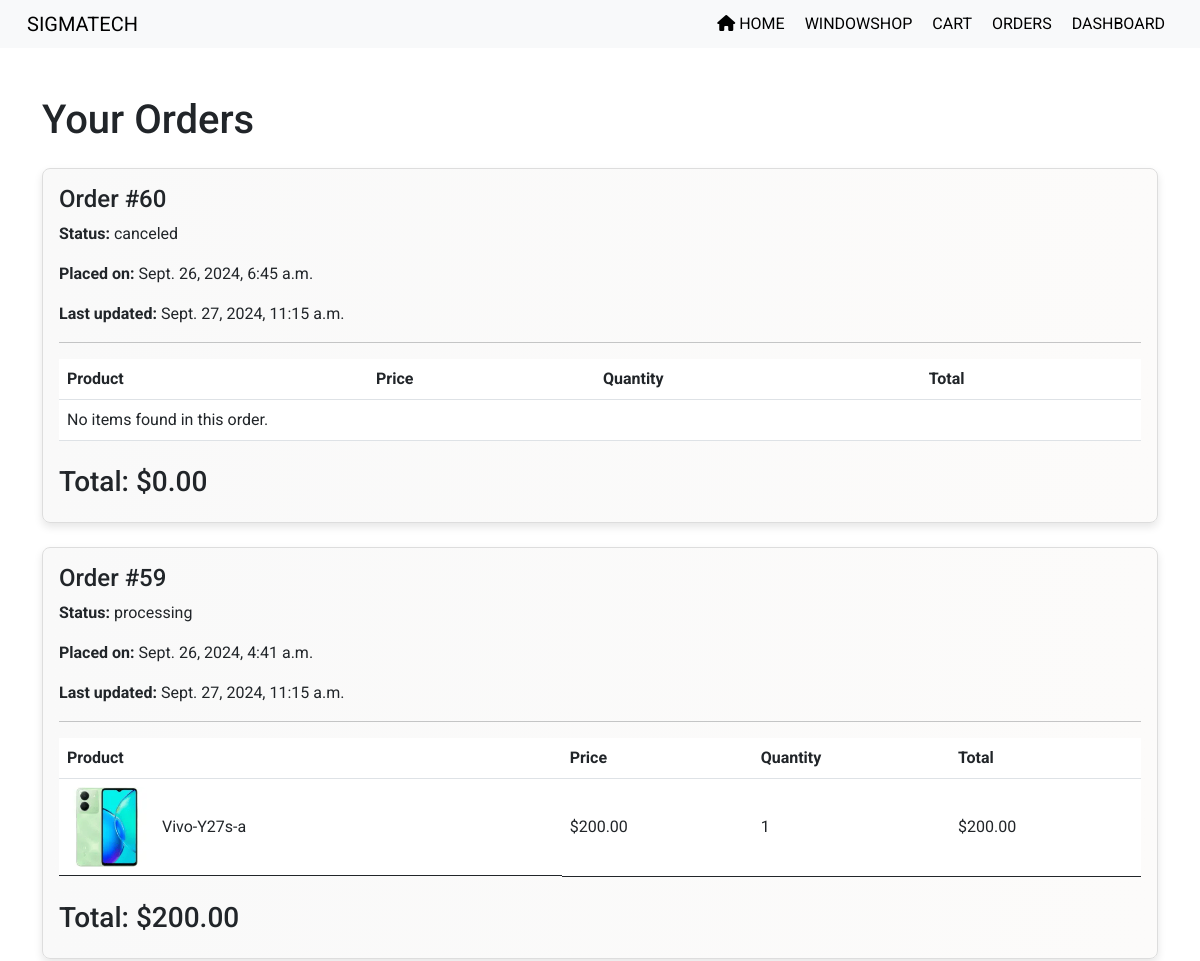
Before: /order/order/ (signed in, upper part) with the older database file.
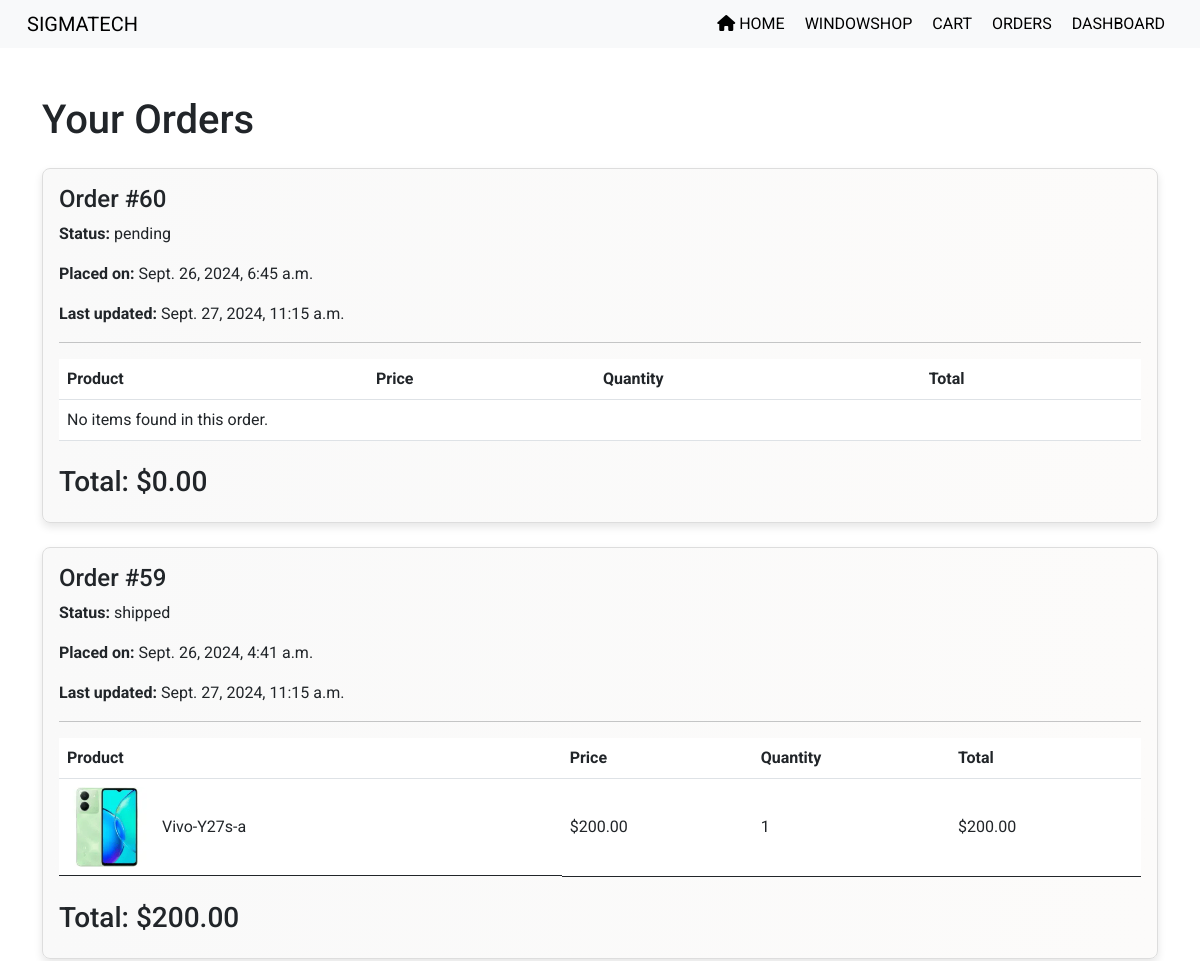
After: the same page with the newer database file.
### order/models.py (models this page shows, shortened)
class Order(models.Model):
    STATUS_CHOICES = [
        ('pending', 'Pending'),
        ('processing', 'Processing'),
        ('shipped', 'Shipped'),
        ('delivered', 'Delivered'),
        ('canceled', 'Canceled'),
    ]
    user = models.ForeignKey(settings.AUTH_USER_MODEL, on_delete=models.CASCADE)
    cart = models.OneToOneField(Cart, on_delete=models.CASCADE)
    status = models.CharField(max_length=20, choices=STATUS_CHOICES, default='pending')
    created_at = models.DateTimeField(auto_now_add=True)
    updated_at = models.DateTimeField(auto_now=True)

### order/views.py (the view)
# urls.py: path('order/', order_list, name='order'),
@login_required(login_url='user:signin')
def order_list(request):
    cart = Cart.objects.filter(user=request.user, active=True).first()
    if not cart:
        cart = Cart.objects.create(user=request.user, active=True)
    orders = Order.objects.filter(user=request.user).order_by('-created_at')
    for order in orders:
        total_price = sum(item.price * item.quantity for item in order.items.all())
        order.total_price = total_price
        order.save()  # Save the updated total price to the database
    context = {
        'orders': orders,  # Pass all orders directly
    }
    return render(request, 'order/order.html', context)

### order/templates/order/order.html (shortened to what this page needs)
{% extends 'cart/base.html' %}
{% block content %}
<h1 class="mb-4">Your Orders</h1>
{% for order in orders %}
    <div class="card order-card mb-4">
        <div class="card-body">
            <h4 class="card-title">Order #{{ order.id }}</h4>
            <p><strong>Status:</strong> <span id="order-status-{{ order.id }}">{{ order.status }}</span></p>
            <p><strong>Placed on:</strong> {{ order.created_at }}</p>
            <p><strong>Last updated:</strong> {{ order.updated_at }}</p>
            <hr>
            <table class="table table-hover align-middle">
                <thead>
                    <tr>
                        <th>Product</th>
                        <th>Price</th>
                        <th>Quantity</th>
                        <th>Total</th>
                    </tr>
                </thead>
                <tbody>
                    {% if order.items.all %}
                        {% for item in order.items.all %}
                            <tr class="order-item">
                                <td class="d-flex align-items-center">
                                    <img src="{{ item.product.image.url }}" alt="{{ item.product.name }}" class="img-fluid rounded" style="max-width: 80px; margin-right: 15px;">
                                    <span>{{ item.product.name }}</span>
                                </td>
                                <td>${{ item.price|floatformat:2 }}</td>
                                <td>{{ item.quantity }}</td>
                                <td>${{ item.price|floatformat:2 }}</td>
                            </tr>
                        {% endfor %}
                    {% else %}
                        <tr>
                            <td colspan="4">No items found in this order.</td>
                        </tr>
                    {% endif %}
                </tbody>
            </table>
            <div class="d-flex justify-content-between align-items-center mt-4">
                <h3>Total: $<span id="final-total">{{ order.total_price|floatformat:2 }}</span></h3>
            </div>
        </div>
    </div>
{% endfor %}
{% endblock %}

Changed rows visible on the page:
changed Order id 60: status "canceled" → "pending"
changed Order id 59: status "processing" → "shipped"
